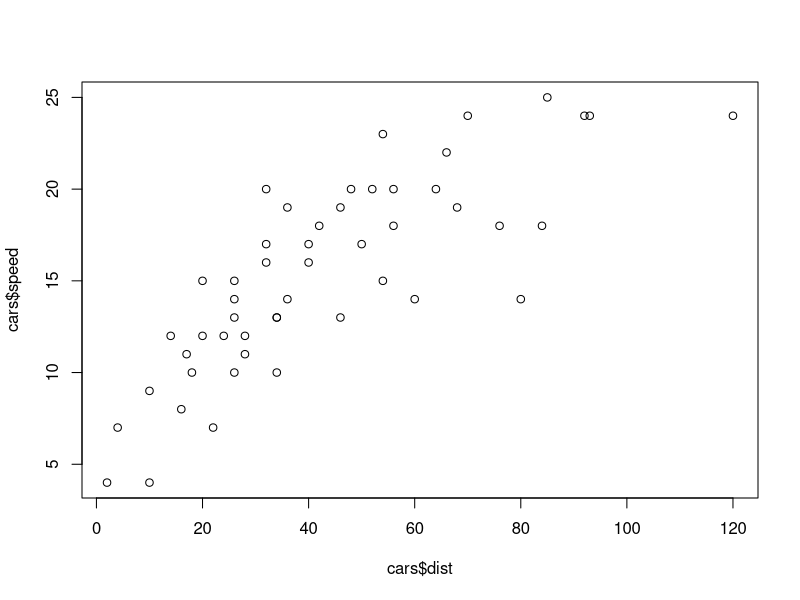
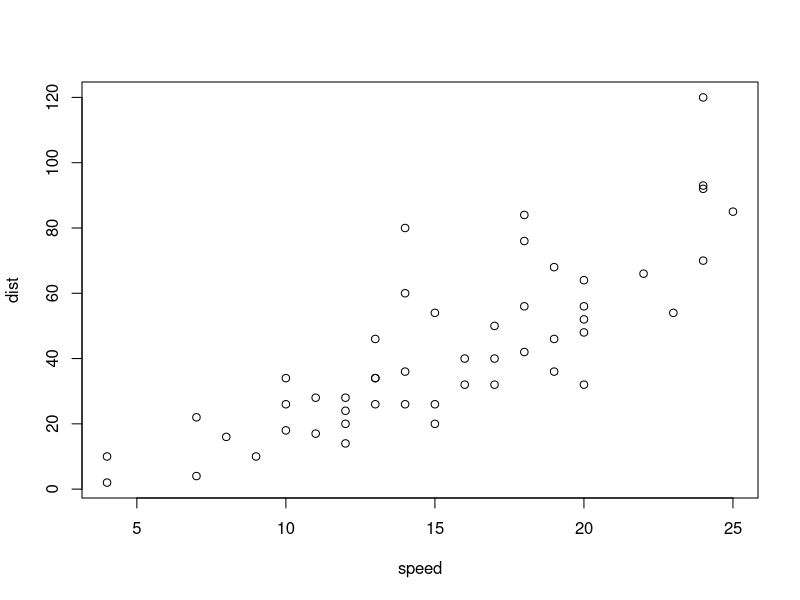
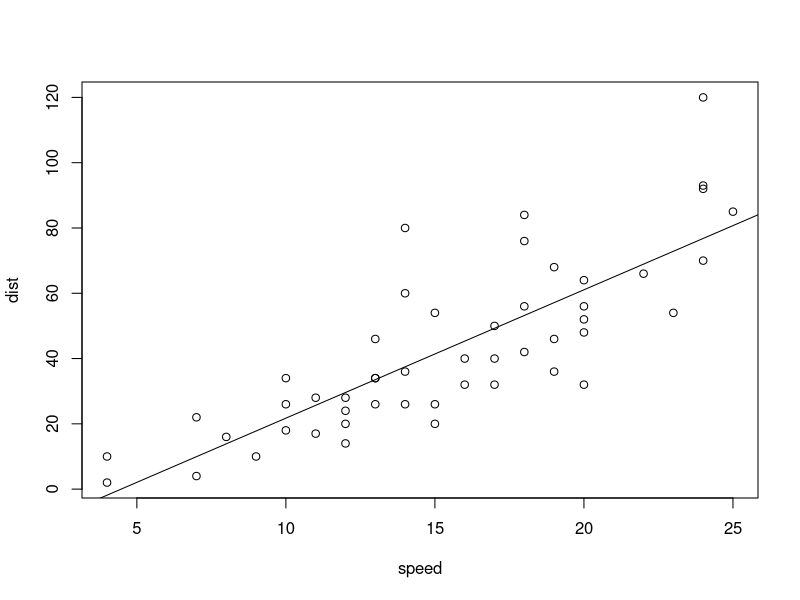
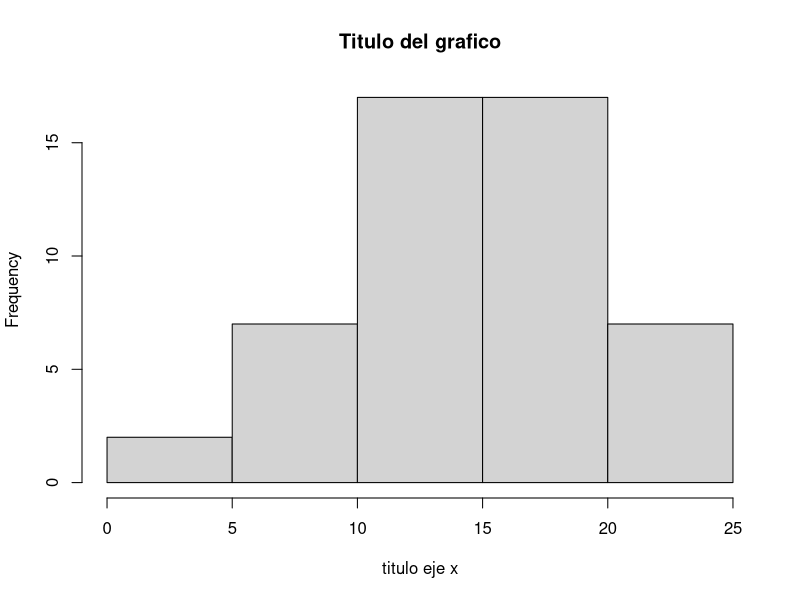

The R script that drew these images, in order:
## ---- chunk 1
knitr::opts_chunk$set(echo = TRUE)
knitr::opts_chunk$set(tidy.opts=list(width.cutoff=60),tidy=TRUE)
## ---- chunk 2
x = 10
y <- 9
x + y
## ---- chunk 3
plot(cars$dist,cars$speed)
## ---- chunk 4
data(cars)
## ---- chunk 5
cars
## ---- chunk 6
suppressMessages( library(tidyverse))
## ---- chunk 7
cars %>% filter(speed > 20 )
## ---- chunk 8
cars %>% filter(speed > 10 & dist > 50 )
## ---- chunk 9
plot(cars)
## ---- chunk 10
model <- lm(speed~dist, cars)

summary(model)
## ---- chunk 11
summary(model)$r.squared
## ---- chunk 12
plot(cars)
abline(lm(dist~speed, cars))
## ---- chunk 13
hist(cars$speed, breaks = 6, main="Titulo del grafico",xlab="titulo eje x")
